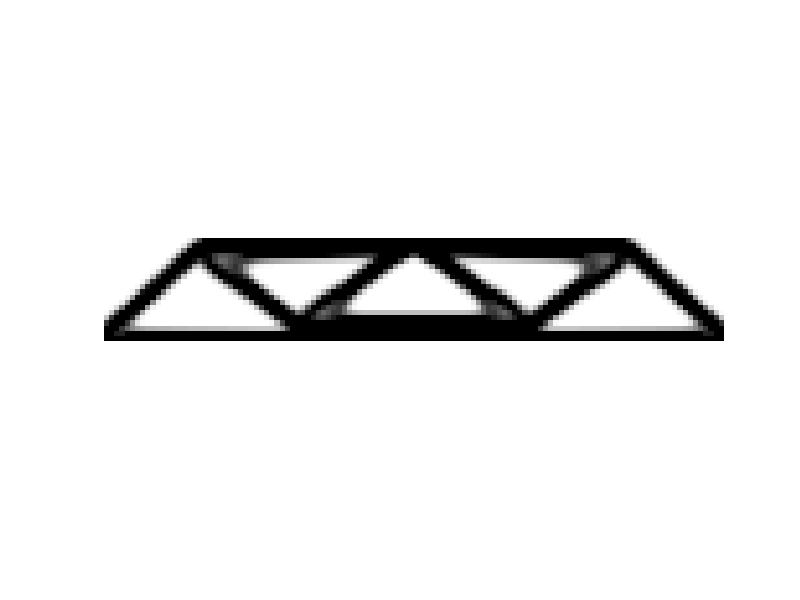

MATLAB code to generate this figure:
%%%% AN 88 LINE TOPOLOGY OPTIMIZATION CODE Nov, 2010 %%%%
%function top88(nelx,nely,volfrac,penal,rmin,ft)
nelx=120; nely=20; volfrac=0.5; penal=3.0; rmin=1.5; ft=1;
%% MATERIAL PROPERTIES
E0 = 1;
Emin = 1e-9;
nu = 0.3;
%% PREPARE FINITE ELEMENT ANALYSIS
A11 = [12  3 -6 -3;  3 12  3  0; -6  3 12 -3; -3  0 -3 12];
A12 = [-6 -3  0  3; -3 -6 -3 -6;  0 -3 -6  3;  3 -6  3 -6];
B11 = [-4  3 -2  9;  3 -4 -9  4; -2 -9 -4 -3;  9  4 -3 -4];
B12 = [ 2 -3  4 -9; -3  2  9 -2;  4  9  2  3; -9 -2  3  2];
KE = 1/(1-nu^2)/24*([A11 A12;A12' A11]+nu*[B11 B12;B12' B11]);
nodenrs = reshape(1:(1+nelx)*(1+nely),1+nely,1+nelx);
edofVec = reshape(2*nodenrs(1:end-1,1:end-1)+1,nelx*nely,1);
edofMat = repmat(edofVec,1,8)+repmat([0 1 2*nely+[2 3 0 1] -2 -1],nelx*nely,1);
iK = reshape(kron(edofMat,ones(8,1))',64*nelx*nely,1);
jK = reshape(kron(edofMat,ones(1,8))',64*nelx*nely,1);
% DEFINE LOADS AND SUPPORTS (HALF MBB-BEAM)
F = sparse(nelx*(nely+1)+2,1,-1,2*(nely+1)*(nelx+1),1);
U = zeros(2*(nely+1)*(nelx+1),1);
fixeddofs = union(2*nely+2,2*(nelx+1)*(nely+1));
alldofs = 1:2*(nely+1)*(nelx+1);
freedofs = setdiff(alldofs,fixeddofs);
%% PREPARE FILTER
iH = ones(nelx*nely*(2*(ceil(rmin)-1)+1)^2,1);
jH = ones(size(iH));
sH = zeros(size(iH));
k = 0;
for i1 = 1:nelx
  for j1 = 1:nely
    e1 = (i1-1)*nely+j1;
    for i2 = max(i1-(ceil(rmin)-1),1):min(i1+(ceil(rmin)-1),nelx)
      for j2 = max(j1-(ceil(rmin)-1),1):min(j1+(ceil(rmin)-1),nely)
        e2 = (i2-1)*nely+j2;
        k = k+1;
        iH(k) = e1;
        jH(k) = e2;
        sH(k) = max(0,rmin-sqrt((i1-i2)^2+(j1-j2)^2));
      end
    end
  end
end
H = sparse(iH,jH,sH);
Hs = sum(H,2);
%% INITIALIZE ITERATION
x = repmat(volfrac,nely,nelx);
xPhys = x;
loop = 0;
change = 1;
obj = NaN(200,1);
changeplot = NaN(200,1);
volume = NaN(200,1);
%% START ITERATION
while change > 0.01
  loop = loop + 1;
  %% FE-ANALYSIS
  sK = reshape(KE(:)*(Emin+xPhys(:)'.^penal*(E0-Emin)),64*nelx*nely,1);
  K = sparse(iK,jK,sK); K = (K+K')/2;
  U(freedofs) = K(freedofs,freedofs)\F(freedofs);
  %% OBJECTIVE FUNCTION AND SENSITIVITY ANALYSIS
  ce = reshape(sum((U(edofMat)*KE).*U(edofMat),2),nely,nelx);
  c = sum(sum((Emin+xPhys.^penal*(E0-Emin)).*ce));
  dc = -penal*(E0-Emin)*xPhys.^(penal-1).*ce;
  dv = ones(nely,nelx);
  obj(loop+1) = c;
  %% FILTERING/MODIFICATION OF SENSITIVITIES
  if ft == 1
    dc(:) = H*(x(:).*dc(:))./Hs./max(1e-3,x(:));
  elseif ft == 2
    dc(:) = H*(dc(:)./Hs);
    dv(:) = H*(dv(:)./Hs);
  end
  %% OPTIMALITY CRITERIA UPDATE OF DESIGN VARIABLES AND PHYSICAL DENSITIES
  l1 = 0; l2 = 1e9; move = 0.2;
  while (l2-l1)/(l1+l2) > 1e-3
    lmid = 0.5*(l2+l1);
    xnew = max(0,max(x-move,min(1,min(x+move,x.*sqrt(-dc./dv/lmid)))));
    if ft == 1
      xPhys = xnew;
    elseif ft == 2
      xPhys(:) = (H*xnew(:))./Hs;
    end
    if sum(xPhys(:)) > volfrac*nelx*nely, l1 = lmid; else, l2 = lmid; end
  end
  change = max(abs(xnew(:)-x(:)));
  changeplot(loop+1) = change;
  volume(loop+1) = mean(xPhys(:));
  x = xnew;
  %% PRINT RESULTS
  fprintf(' It.:%5i Obj.:%11.4f Vol.:%7.3f ch.:%7.3f\n',loop,c, ...
    mean(xPhys(:)),change);
  if exist('OCTAVE_VERSION', 'builtin') ~= 0
    fflush(stdout);
  end
  %% PLOT DENSITIES
  colormap(gray); imagesc(1-xPhys); caxis([0 1]); axis equal; axis off; drawnow;
end
%% EXTRA PLOTS
%obj(isnan(obj)) = [];
%changeplot(isnan(changeplot)) = [];
%volume(isnan(volume)) = [];
%
%figure;
%ax1 = subplot(3,1,1);
%plot(obj,'r');
%title(ax1,'Objective function')
%
%ax2 = subplot(3,1,2);
%plot(volume,'r');
%title(ax2,'Volume')
%
%ax3 = subplot(3,1,3);
%plot(changeplot,'r');
%title(ax3,'Change of volume')
%
%%%%%%%%%%%%%%%%%%%%%%%%%%%%%%%%%%%%%%%%%%%%%%%%%%%%%%%%%%%%%%%%%%%%%%%%%%%%
% This Matlab code was written by E. Andreassen, A. Clausen, M. Schevenels,%
% B. S. Lazarov and O. Sigmund,  Department of Solid  Mechanics,           %
%  Technical University of Denmark,                                        %
%  DK-2800 Lyngby, Denmark.                                                %
% Please sent your comments to: sigmund@fam.dtu.dk                         %
%                                                                          %
% The code is intended for educational purposes and theoretical details    %
% are discussed in the paper                                               %
% "Efficient topology optimization in MATLAB using 88 lines of code,       %
% E. Andreassen, A. Clausen, M. Schevenels,                                %
% B. S. Lazarov and O. Sigmund, Struct Multidisc Optim, 2010               %
% This version is based on earlier 99-line code                            %
% by Ole Sigmund (2001), Structural and Multidisciplinary Optimization,    %
% Vol 21, pp. 120--127.                                                    %
%                                                                          %
% The code as well as a postscript version of the paper can be             %
% downloaded from the web-site: http://www.topopt.dtu.dk                   %
%                                                                          %
% Disclaimer:                                                              %
% The authors reserves all rights but do not guaranty that the code is     %
% free from errors. Furthermore, we shall not be liable in any event       %
% caused by the use of the program.                                        %
%%%%%%%%%%%%%%%%%%%%%%%%%%%%%%%%%%%%%%%%%%%%%%%%%%%%%%%%%%%%%%%%%%%%%%%%%%%%

